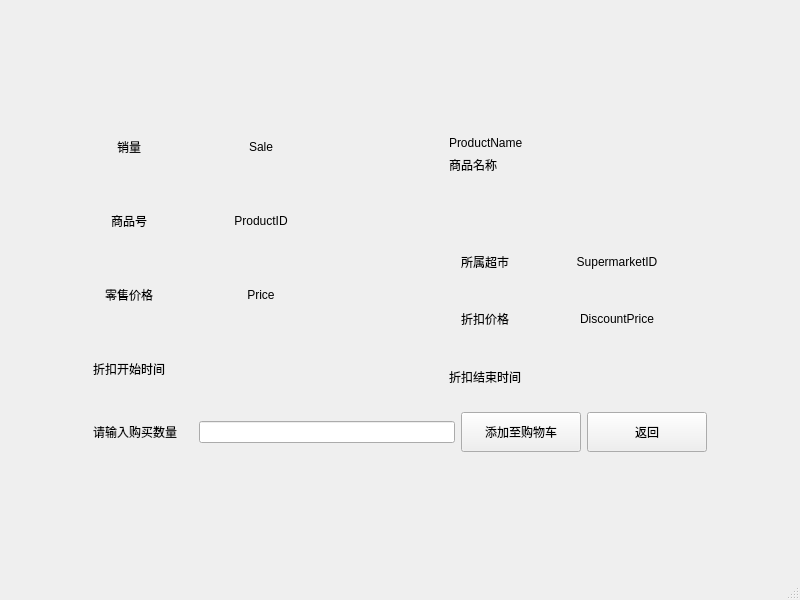
<?xml version="1.0" encoding="UTF-8"?>
<ui version="4.0">
 <class>ProductInfo</class>
 <widget class="QMainWindow" name="ProductInfo">
  <property name="geometry">
   <rect>
    <x>0</x>
    <y>0</y>
    <width>800</width>
    <height>600</height>
   </rect>
  </property>
  <property name="windowTitle">
   <string>MainWindow</string>
  </property>
  <widget class="QWidget" name="centralwidget">
   <layout class="QVBoxLayout" name="verticalLayout">
    <item>
     <layout class="QGridLayout" name="gridLayout_6">
      <item row="4" column="1">
       <spacer name="verticalSpacer_2">
        <property name="orientation">
         <enum>Qt::Vertical</enum>
        </property>
        <property name="sizeHint" stdset="0">
         <size>
          <width>20</width>
          <height>40</height>
         </size>
        </property>
       </spacer>
      </item>
      <item row="1" column="2">
       <spacer name="horizontalSpacer_9">
        <property name="orientation">
         <enum>Qt::Horizontal</enum>
        </property>
        <property name="sizeHint" stdset="0">
         <size>
          <width>1000</width>
          <height>17</height>
         </size>
        </property>
       </spacer>
      </item>
      <item row="1" column="1">
       <layout class="QGridLayout" name="gridLayout_5">
        <item row="1" column="0">
         <layout class="QGridLayout" name="gridLayout_4">
          <item row="1" column="6">
           <spacer name="horizontalSpacer_4">
            <property name="orientation">
             <enum>Qt::Horizontal</enum>
            </property>
            <property name="sizeType">
             <enum>QSizePolicy::Fixed</enum>
            </property>
            <property name="sizeHint" stdset="0">
             <size>
              <width>100</width>
              <height>17</height>
             </size>
            </property>
           </spacer>
          </item>
          <item row="1" column="4">
           <spacer name="horizontalSpacer_3">
            <property name="orientation">
             <enum>Qt::Horizontal</enum>
            </property>
            <property name="sizeType">
             <enum>QSizePolicy::Preferred</enum>
            </property>
            <property name="sizeHint" stdset="0">
             <size>
              <width>138</width>
              <height>17</height>
             </size>
            </property>
           </spacer>
          </item>
          <item row="1" column="0">
           <spacer name="horizontalSpacer_2">
            <property name="orientation">
             <enum>Qt::Horizontal</enum>
            </property>
            <property name="sizeType">
             <enum>QSizePolicy::Fixed</enum>
            </property>
            <property name="sizeHint" stdset="0">
             <size>
              <width>100</width>
              <height>14</height>
             </size>
            </property>
           </spacer>
          </item>
          <item row="0" column="6">
           <widget class="QPushButton" name="BackButton">
            <property name="minimumSize">
             <size>
              <width>120</width>
              <height>40</height>
             </size>
            </property>
            <property name="text">
             <string>返回</string>
            </property>
           </widget>
          </item>
          <item row="0" column="5">
           <widget class="QPushButton" name="AddToCart">
            <property name="minimumSize">
             <size>
              <width>120</width>
              <height>40</height>
             </size>
            </property>
            <property name="text">
             <string>添加至购物车</string>
            </property>
           </widget>
          </item>
          <item row="0" column="0">
           <widget class="QLabel" name="label_8">
            <property name="text">
             <string>请输入购买数量</string>
            </property>
           </widget>
          </item>
          <item row="0" column="2" colspan="3">
           <widget class="QLineEdit" name="GoodsNumber"/>
          </item>
         </layout>
        </item>
        <item row="0" column="0">
         <layout class="QGridLayout" name="gridLayout_3">
          <item row="13" column="2" rowspan="3">
           <layout class="QGridLayout" name="gridLayout_2">
            <property name="topMargin">
             <number>15</number>
            </property>
            <property name="bottomMargin">
             <number>15</number>
            </property>
            <property name="verticalSpacing">
             <number>30</number>
            </property>
            <item row="0" column="0">
             <widget class="QLabel" name="label_2">
              <property name="minimumSize">
               <size>
                <width>0</width>
                <height>27</height>
               </size>
              </property>
              <property name="maximumSize">
               <size>
                <width>100</width>
                <height>16777215</height>
               </size>
              </property>
              <property name="text">
               <string>&lt;html&gt;&lt;head/&gt;&lt;body&gt;&lt;p align=&quot;center&quot;&gt;所属超市&lt;/p&gt;&lt;/body&gt;&lt;/html&gt;</string>
              </property>
             </widget>
            </item>
            <item row="0" column="1">
             <widget class="QLabel" name="SupermarketID">
              <property name="minimumSize">
               <size>
                <width>180</width>
                <height>27</height>
               </size>
              </property>
              <property name="maximumSize">
               <size>
                <width>180</width>
                <height>16777215</height>
               </size>
              </property>
              <property name="text">
               <string>&lt;html&gt;&lt;head/&gt;&lt;body&gt;&lt;p align=&quot;center&quot;&gt;SupermarketID&lt;/p&gt;&lt;/body&gt;&lt;/html&gt;</string>
              </property>
             </widget>
            </item>
            <item row="1" column="0">
             <widget class="QLabel" name="label_5">
              <property name="minimumSize">
               <size>
                <width>0</width>
                <height>27</height>
               </size>
              </property>
              <property name="maximumSize">
               <size>
                <width>100</width>
                <height>16777215</height>
               </size>
              </property>
              <property name="text">
               <string>&lt;html&gt;&lt;head/&gt;&lt;body&gt;&lt;p align=&quot;center&quot;&gt;折扣价格&lt;/p&gt;&lt;/body&gt;&lt;/html&gt;</string>
              </property>
             </widget>
            </item>
            <item row="1" column="1">
             <widget class="QLabel" name="DiscountPrice">
              <property name="minimumSize">
               <size>
                <width>180</width>
                <height>27</height>
               </size>
              </property>
              <property name="maximumSize">
               <size>
                <width>180</width>
                <height>16777215</height>
               </size>
              </property>
              <property name="text">
               <string>&lt;html&gt;&lt;head/&gt;&lt;body&gt;&lt;p align=&quot;center&quot;&gt;DiscountPrice&lt;/p&gt;&lt;/body&gt;&lt;/html&gt;</string>
              </property>
             </widget>
            </item>
            <item row="2" column="0">
             <widget class="QLabel" name="label_7">
              <property name="minimumSize">
               <size>
                <width>0</width>
                <height>27</height>
               </size>
              </property>
              <property name="maximumSize">
               <size>
                <width>100</width>
                <height>16777215</height>
               </size>
              </property>
              <property name="text">
               <string>&lt;html&gt;&lt;head/&gt;&lt;body&gt;&lt;p align=&quot;center&quot;&gt;折扣结束时间&lt;/p&gt;&lt;/body&gt;&lt;/html&gt;</string>
              </property>
             </widget>
            </item>
            <item row="2" column="1">
             <widget class="QLabel" name="EndTime">
              <property name="minimumSize">
               <size>
                <width>180</width>
                <height>27</height>
               </size>
              </property>
              <property name="maximumSize">
               <size>
                <width>180</width>
                <height>16777215</height>
               </size>
              </property>
              <property name="text">
               <string>&lt;html&gt;&lt;head/&gt;&lt;body&gt;&lt;p align=&quot;center&quot;&gt;&lt;br/&gt;&lt;/p&gt;&lt;/body&gt;&lt;/html&gt;</string>
              </property>
             </widget>
            </item>
           </layout>
          </item>
          <item row="13" column="1">
           <spacer name="horizontalSpacer_5">
            <property name="orientation">
             <enum>Qt::Horizontal</enum>
            </property>
            <property name="sizeType">
             <enum>QSizePolicy::Preferred</enum>
            </property>
            <property name="sizeHint" stdset="0">
             <size>
              <width>60</width>
              <height>15</height>
             </size>
            </property>
           </spacer>
          </item>
          <item row="15" column="1">
           <spacer name="horizontalSpacer_7">
            <property name="orientation">
             <enum>Qt::Horizontal</enum>
            </property>
            <property name="sizeType">
             <enum>QSizePolicy::Preferred</enum>
            </property>
            <property name="sizeHint" stdset="0">
             <size>
              <width>60</width>
              <height>15</height>
             </size>
            </property>
           </spacer>
          </item>
          <item row="3" column="2">
           <widget class="QLabel" name="label_9">
            <property name="text">
             <string>商品名称</string>
            </property>
           </widget>
          </item>
          <item row="14" column="1">
           <spacer name="horizontalSpacer_6">
            <property name="orientation">
             <enum>Qt::Horizontal</enum>
            </property>
            <property name="sizeType">
             <enum>QSizePolicy::Preferred</enum>
            </property>
            <property name="sizeHint" stdset="0">
             <size>
              <width>60</width>
              <height>15</height>
             </size>
            </property>
           </spacer>
          </item>
          <item row="1" column="1" colspan="2">
           <spacer name="horizontalSpacer">
            <property name="orientation">
             <enum>Qt::Horizontal</enum>
            </property>
            <property name="sizeType">
             <enum>QSizePolicy::Fixed</enum>
            </property>
            <property name="sizeHint" stdset="0">
             <size>
              <width>350</width>
              <height>20</height>
             </size>
            </property>
           </spacer>
          </item>
          <item row="1" column="0" rowspan="15">
           <layout class="QGridLayout" name="gridLayout">
            <property name="topMargin">
             <number>15</number>
            </property>
            <property name="bottomMargin">
             <number>15</number>
            </property>
            <property name="verticalSpacing">
             <number>30</number>
            </property>
            <item row="2" column="0">
             <widget class="QLabel" name="label_3">
              <property name="maximumSize">
               <size>
                <width>100</width>
                <height>16777215</height>
               </size>
              </property>
              <property name="text">
               <string>&lt;html&gt;&lt;head/&gt;&lt;body&gt;&lt;p align=&quot;center&quot;&gt;零售价格&lt;/p&gt;&lt;/body&gt;&lt;/html&gt;</string>
              </property>
             </widget>
            </item>
            <item row="0" column="0">
             <widget class="QLabel" name="label_4">
              <property name="maximumSize">
               <size>
                <width>100</width>
                <height>16777215</height>
               </size>
              </property>
              <property name="text">
               <string>&lt;html&gt;&lt;head/&gt;&lt;body&gt;&lt;p align=&quot;center&quot;&gt;销量&lt;/p&gt;&lt;/body&gt;&lt;/html&gt;</string>
              </property>
             </widget>
            </item>
            <item row="1" column="0">
             <widget class="QLabel" name="label">
              <property name="maximumSize">
               <size>
                <width>100</width>
                <height>16777215</height>
               </size>
              </property>
              <property name="text">
               <string>&lt;html&gt;&lt;head/&gt;&lt;body&gt;&lt;p align=&quot;center&quot;&gt;商品号&lt;/p&gt;&lt;/body&gt;&lt;/html&gt;</string>
              </property>
             </widget>
            </item>
            <item row="1" column="1">
             <widget class="QLabel" name="ProductID">
              <property name="minimumSize">
               <size>
                <width>180</width>
                <height>0</height>
               </size>
              </property>
              <property name="text">
               <string>&lt;html&gt;&lt;head/&gt;&lt;body&gt;&lt;p align=&quot;center&quot;&gt;ProductID&lt;/p&gt;&lt;/body&gt;&lt;/html&gt;</string>
              </property>
             </widget>
            </item>
            <item row="3" column="0">
             <widget class="QLabel" name="label_6">
              <property name="maximumSize">
               <size>
                <width>100</width>
                <height>16777215</height>
               </size>
              </property>
              <property name="text">
               <string>&lt;html&gt;&lt;head/&gt;&lt;body&gt;&lt;p align=&quot;center&quot;&gt;折扣开始时间&lt;/p&gt;&lt;/body&gt;&lt;/html&gt;</string>
              </property>
             </widget>
            </item>
            <item row="0" column="1">
             <widget class="QLabel" name="Sale">
              <property name="minimumSize">
               <size>
                <width>180</width>
                <height>0</height>
               </size>
              </property>
              <property name="text">
               <string>&lt;html&gt;&lt;head/&gt;&lt;body&gt;&lt;p align=&quot;center&quot;&gt;Sale&lt;/p&gt;&lt;/body&gt;&lt;/html&gt;</string>
              </property>
             </widget>
            </item>
            <item row="2" column="1">
             <widget class="QLabel" name="Price">
              <property name="minimumSize">
               <size>
                <width>180</width>
                <height>0</height>
               </size>
              </property>
              <property name="text">
               <string>&lt;html&gt;&lt;head/&gt;&lt;body&gt;&lt;p align=&quot;center&quot;&gt;Price&lt;/p&gt;&lt;/body&gt;&lt;/html&gt;</string>
              </property>
             </widget>
            </item>
            <item row="3" column="1">
             <widget class="QLabel" name="StartTime">
              <property name="minimumSize">
               <size>
                <width>180</width>
                <height>0</height>
               </size>
              </property>
              <property name="text">
               <string>&lt;html&gt;&lt;head/&gt;&lt;body&gt;&lt;p align=&quot;center&quot;&gt;&lt;br/&gt;&lt;/p&gt;&lt;/body&gt;&lt;/html&gt;</string>
              </property>
             </widget>
            </item>
           </layout>
          </item>
          <item row="2" column="2">
           <widget class="QLabel" name="ProductName">
            <property name="text">
             <string>ProductName</string>
            </property>
           </widget>
          </item>
         </layout>
        </item>
       </layout>
      </item>
      <item row="0" column="1">
       <spacer name="verticalSpacer">
        <property name="orientation">
         <enum>Qt::Vertical</enum>
        </property>
        <property name="sizeHint" stdset="0">
         <size>
          <width>20</width>
          <height>40</height>
         </size>
        </property>
       </spacer>
      </item>
      <item row="1" column="0">
       <spacer name="horizontalSpacer_8">
        <property name="orientation">
         <enum>Qt::Horizontal</enum>
        </property>
        <property name="sizeHint" stdset="0">
         <size>
          <width>1000</width>
          <height>17</height>
         </size>
        </property>
       </spacer>
      </item>
     </layout>
    </item>
   </layout>
  </widget>
  <widget class="QMenuBar" name="menubar">
   <property name="geometry">
    <rect>
     <x>0</x>
     <y>0</y>
     <width>800</width>
     <height>17</height>
    </rect>
   </property>
  </widget>
  <widget class="QStatusBar" name="statusbar"/>
 </widget>
 <resources/>
 <connections/>
</ui>
